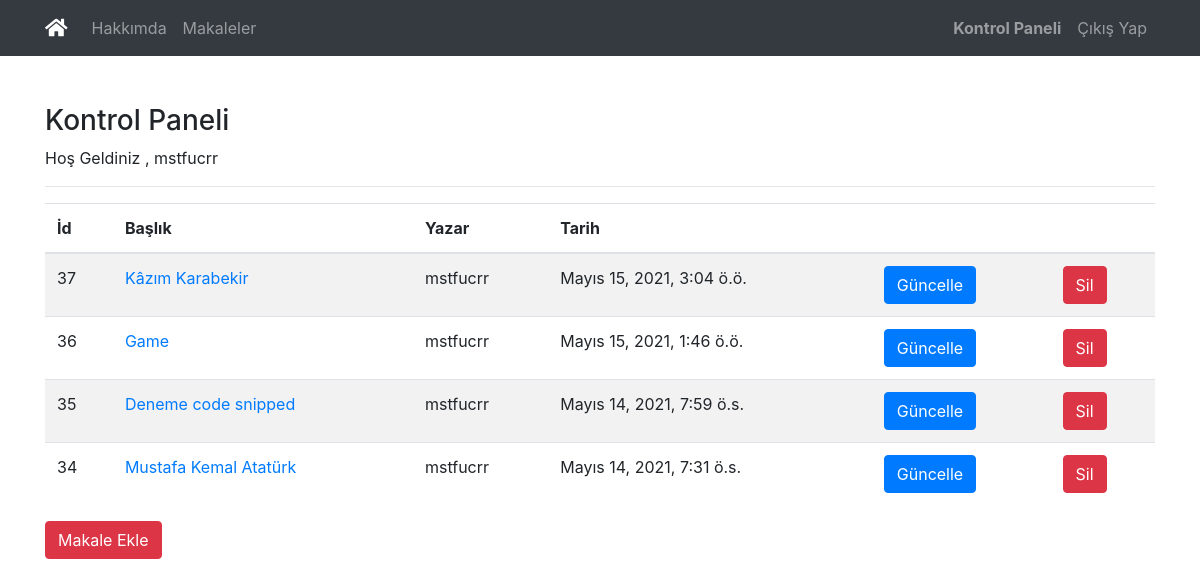
Screenshot of /articles/dashboard/ (signed in) with the database file from the repository.
### article/models.py (models this page shows, shortened)
class Article(models.Model):
    author = models.ForeignKey("auth.User", on_delete = models.CASCADE)
    title = models.CharField(max_length=50,verbose_name="Başlık")
    content = RichTextField(verbose_name="İçerik")
    created_date = models.DateTimeField(auto_now_add=True)
    article_image = models.FileField(blank=True,null=True,verbose_name="Makaleye Fotoğraf Ekle")
    class Meta:
        ordering = ['-created_date'] # son eklenenden ilke eklenene doğru sıralar Bu işlem sonrası makemigration ve akabinde migrate yapılmalı

### article/views.py (the view)
# urls.py: path('dashboard/', views.dashboard,name = "dashboard"),
@login_required(login_url = "user:login")
def dashboard(request):
    articles = Article.objects.filter(author = request.user)
    context = {"articles" :articles,}
    return render(request,"dashboard.html",context)

### templates/dashboard.html
{% extends "layout.html" %}
{% block body %}
<h3>Kontrol Paneli</h3>
{% if request.user.is_authenticated %}
<p>
    Hoş Geldiniz , {{request.user.username}}
</p>
{% endif %}
<hr>
{% if articles %}
<table class="table table-striped">
    <thead>
        <tr>
            <th scope="col">İd</th>
            <th scope="col">Başlık</th>
            <th scope="col">Yazar</th>
            <th scope="col">Tarih</th>
            <th scope="col"></th>
            <th scope="col"></th>
        </tr>
    </thead>
    <tbody>
        {% for article in articles %}
        <tr>
            <td>{{article.id}}</td>
            <td><a href="{% url 'article:article' article.id %}">{{article.title}}</a></td>
            <td>{{article.author}}</td>
            <td>{{article.created_date}}</td>
            <td><a class="btn btn-primary" href="{% url 'article:edit' article.id %}">Güncelle</a></td>
            <td><a class="btn btn-danger" href="{% url 'article:delete' article.id %}">Sil</a></td>
        </tr>
        {% endfor %}
    </tbody>
</table>
{% else %}
<div class="alert alert-warning">
    Henüz bir makaleniz bulunmuyor
</div>
{% endif %}
<a href="{% url 'article:addarticle' %}" class="btn btn-danger">Makale Ekle</a>
{% endblock %}

### rows the page displays
Article: id "37", title "Kâzım Karabekir", author "mstfucrr", created_date "Mayıs 15, 2021, 3:04 ö.ö."
Article: id "36", title "Game", author "mstfucrr", created_date "Mayıs 15, 2021, 1:46 ö.ö."
Article: id "35", title "Deneme code snipped", author "mstfucrr", created_date "Mayıs 14, 2021, 7:59 ö.s."
Article: id "34", title "Mustafa Kemal Atatürk", author "mstfucrr", created_date "Mayıs 14, 2021, 7:31 ö.s."

### other values shown
{{ request.user.username }} "mstfucrr"
